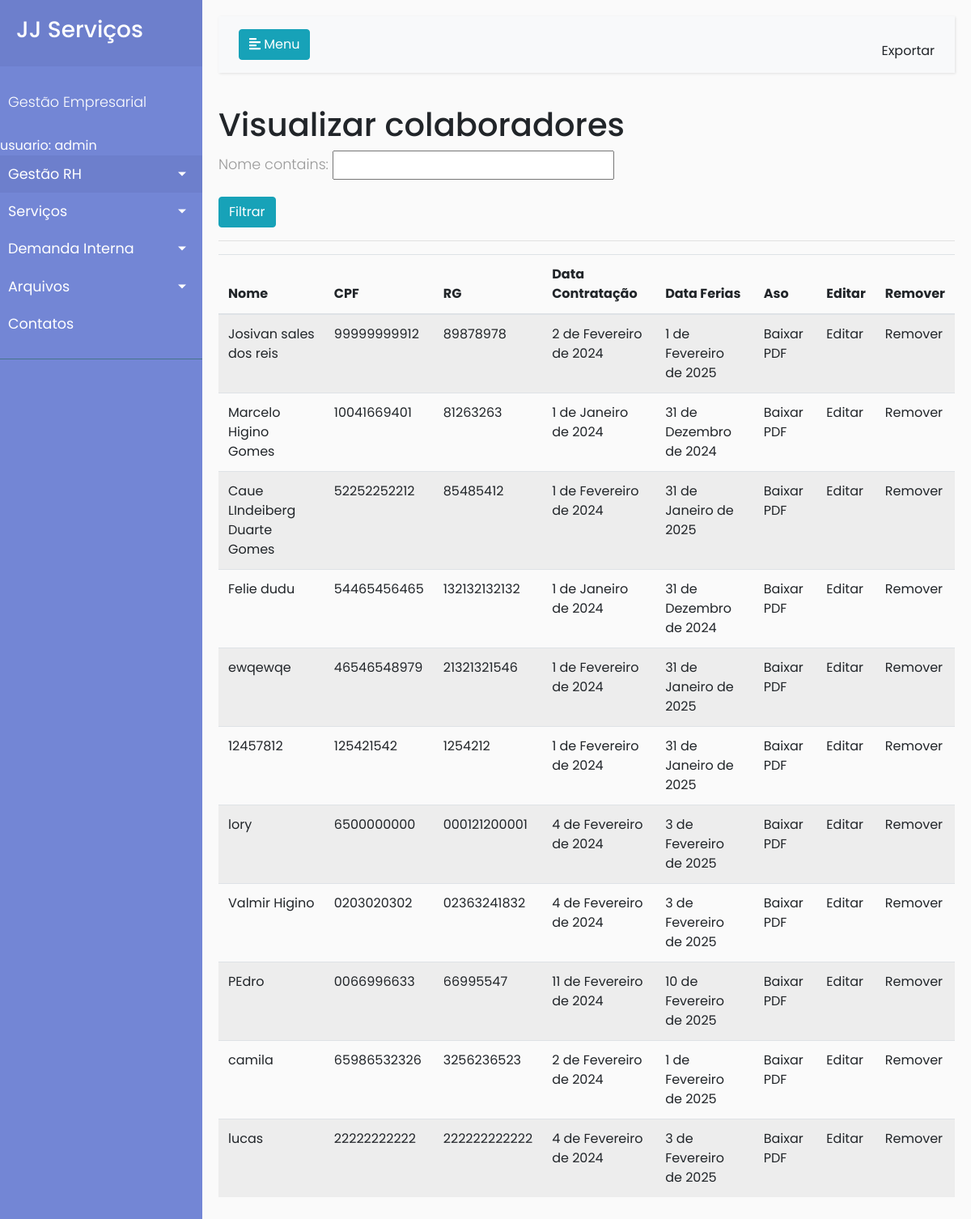
The app's page /view/collaborator (signed in) with its own data.
### GestaoHR/models.py (models this page shows, shortened)
class collaborator(models.Model):
    tipo_servico = [
        ('Administrativo','Administrativo'),
        ('Externo', 'Externo'),
    ]
    Nome = models.CharField(max_length=150, blank=False, null=False)
    CPF = models.CharField(max_length=11, unique=True, blank=False, null=False)
    RG = models.CharField(max_length=12, unique=True, blank=True, null=True)
    Servico = models.CharField(max_length=20,choices=tipo_servico, )
    CNH = models.CharField(max_length=12, blank=True, null=True)
    Vencimento_CNH = models.DateField(blank=True, null=True)
    Data_contratacao = models.DateField(blank=True, null=True)
    Data_ferias = models.DateField()
    matricula = models.CharField(max_length=15, blank=True, null=True, unique=True)
    ASO = models.FileField(upload_to='media/ASO/', blank=True, null=True)
    validade_aso = models.DateField()
    PIS = models.CharField(max_length=15, blank=True, null=True)
    Salario = models.DecimalField(max_digits=10, decimal_places=2, )
    Controle_folha_ponto = models.FileField(upload_to='media/Controle_folha_ponto/', blank=True, null=True)
    Seguro_de_vida = models.FileField(upload_to='media/Seguro_vida/', blank=True, null=True)

### GestaoHR/views.py (the view)
# urls.py: path('view/collaborator', views.to_view_collaborator, name='viewcollaborator'),
@login_required
def to_view_collaborator(request):
    view_collaborator =collaboratorFilter(request.GET, queryset=collaborator.objects.all())
    return render(request, 'view_collaborator.html', {'collaboratorfilter':view_collaborator })

### GestaoHR/templates/view_collaborator.html (shortened to what this page needs)
{% extends 'base.html' %}
{% block 'excel' %}<a href="{% url 'exportarexecelcolaboradores' %}">Exportar</a>{% endblock %}
{% block 'Material' %}
    <h1>Visualizar colaboradores {{collaborator.Nome}}</h1>
    <form method="get">
      {{collaboratorfilter.form.as_p}}
      <button class="btn btn-info" type="submit">Filtrar</button>
    </form>
    <hr>
    <table class="table table-striped">
        <thead>
          <tr>
            <th scope="col">Nome</th>
            <th scope="col">CPF</th>
            <th scope="col">RG</th>
            <th scope="col">Data Contratação</th>
            <th scope="col">Data Ferias</th>
            <th scope="col">Aso</th>
            <th scope="col">Editar</th>
            <th scope="col">Remover</th>
          </tr>
        </thead>
        <tbody>
            {% for collaborator in collaboratorfilter.qs %}
              <tr>
                <td><a href="{% url 'detalheviews' pk=collaborator.id %}">{{collaborator.Nome}}</a></td>
                <td>{{collaborator.CPF}}</td>
                <td>{{collaborator.RG}}</td>
                <td>{{collaborator.Data_contratacao}}</td>
                <td>{{ collaborator.Data_ferias}}</td>
                <td><a href="{{collaborator.ASO.url}}">Baixar PDF</a></td>
                <td><a href="{% url 'fazerupdate' pk=collaborator.id %}">Editar</a></td>
                <td><a href="{% url 'deletarcolaborador' pk=collaborator.id %}">Remover</a></td>
            {% endfor %}
{% endblock %}

### GestaoHR/templates/base.html (shortened to what this page needs)
<!DOCTYPE html>
<html>
<head>
    <link rel="stylesheet" href="https://stackpath.bootstrapcdn.com/bootstrap/4.1.0/css/bootstrap.min.css">
     {% load static %}
    <link rel="stylesheet" href="{% static '/CSS/style.css' %}">
</head>
<body>
    <div class="wrapper">
        <nav id="sidebar">
            <div class="sidebar-header">
                <h3>JJ Serviços</h3>
            </div>
            <ul class="list-unstyled components">
                <p>Gestão Empresarial</p>
                usuario: {{request.user}}
                <li class="active">
                    <a href="#homeSubmenu" data-toggle="collapse" aria-expanded="false" class="dropdown-toggle">Gestão RH</a>
                </li>
                <li>
                    <a href="#pageSubmenu" data-toggle="collapse" aria-expanded="false" class="dropdown-toggle">Serviços</a>
                </li>
                <li>
                    <a href="#pagenSubmenu" data-toggle="collapse" aria-expanded="false" class="dropdown-toggle">Demanda Interna</a>
                </li>
                <li>
                    <a href="#pagemSubmenu" data-toggle="collapse" aria-expanded="false" class="dropdown-toggle">Arquivos</a>
                </li>
                <li>
                    <a href="#">Contatos</a>
                </li>
            </ul>
        </nav>
        <div id="content">
            <nav class="navbar navbar-expand-lg navbar-light bg-light">
                <div class="container-fluid">
                    <button type="button" id="sidebarCollapse" class="btn btn-info">
                        <i class="fas fa-align-left"></i>
                        <span>Menu</span>
                    </button>
                    <div class="collapse navbar-collapse" id="navbarSupportedContent">
                        <ul class="nav navbar-nav ml-auto">
                            <li class="nav-item active">
                                <a class="nav-link" href="#">{% block 'excel' %}{% endblock %}</a>
                            </li>
                        </ul>
                    </div>
                </div>
            </nav>
            {% block 'Material' %}
            {% endblock %}
        </div>
    </div>
</body>
</html>

### GestaoHR/static/CSS/style.css (style rules this page uses)
body { font-family: 'Poppins', sans-serif; background: #fafafa; }
p { font-family: 'Poppins', sans-serif; font-size: 1.1em; font-weight: 300; line-height: 1.7em; color: #999; }
a, a:hover, a:focus { color: inherit; text-decoration: none; transition: all 0.3s; }
.navbar { padding: 15px 10px; background: #fff; border: none; border-radius: 0; margin-bottom: 40px; box-shadow: 1px 1px 3px rgba(0, 0, 0, 0.1); }
.wrapper { display: flex; width: 100%; align-items: stretch; }
#sidebar { min-width: 250px; max-width: 250px; background: #7386D5; color: #fff; transition: all 0.3s; }
#sidebar .sidebar-header { padding: 20px; background: #6d7fcc; }
#sidebar ul.components { padding: 20px 0; border-bottom: 1px solid #47748b; }
#sidebar ul p { color: #fff; padding: 10px; }
#sidebar ul li a { padding: 10px; font-size: 1.1em; display: block; }
#sidebar ul li.active>a, a[aria-expanded="true"] { color: #fff; background: #6d7fcc; }
a[data-toggle="collapse"] { position: relative; }
.dropdown-toggle::after { display: block; position: absolute; top: 50%; right: 20px; transform: translateY(-50%); }
#content { width: 100%; padding: 20px; min-height: 100vh; transition: all 0.3s; }

### records on screen
collaborator: Nome "Josivan sales dos reis", CPF "99999999912", RG "89878978", Data_contratacao "2 de Fevereiro de 2024", Data_ferias "1 de Fevereiro de 2025"
collaborator: Nome "Marcelo Higino Gomes", CPF "10041669401", RG "81263263", Data_contratacao "1 de Janeiro de 2024", Data_ferias "31 de Dezembro de 2024"
collaborator: Nome "Caue LIndeiberg Duarte Gomes", CPF "52252252212", RG "85485412", Data_contratacao "1 de Fevereiro de 2024", Data_ferias "31 de Janeiro de 2025"
collaborator: Nome "Felie dudu", CPF "54465456465", RG "132132132132", Data_contratacao "1 de Janeiro de 2024", Data_ferias "31 de Dezembro de 2024"
collaborator: Nome "ewqewqe", CPF "46546548979", RG "21321321546", Data_contratacao "1 de Fevereiro de 2024", Data_ferias "31 de Janeiro de 2025"
collaborator: Nome "12457812", CPF "125421542", RG "1254212", Data_contratacao "1 de Fevereiro de 2024", Data_ferias "31 de Janeiro de 2025"
collaborator: Nome "lory", CPF "6500000000", RG "000121200001", Data_contratacao "4 de Fevereiro de 2024", Data_ferias "3 de Fevereiro de 2025"
collaborator: Nome "Valmir Higino", CPF "0203020302", RG "02363241832", Data_contratacao "4 de Fevereiro de 2024", Data_ferias "3 de Fevereiro de 2025"
collaborator: Nome "PEdro", CPF "0066996633", RG "66995547", Data_contratacao "11 de Fevereiro de 2024", Data_ferias "10 de Fevereiro de 2025"
collaborator: Nome "camila", CPF "65986532326", RG "3256236523", Data_contratacao "2 de Fevereiro de 2024", Data_ferias "1 de Fevereiro de 2025"
collaborator: Nome "lucas", CPF "22222222222", RG "222222222222", Data_contratacao "4 de Fevereiro de 2024", Data_ferias "3 de Fevereiro de 2025"

### other values on screen
{{ request.user }} "admin"
